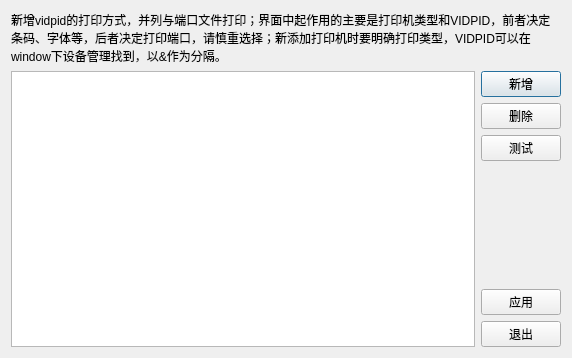
<?xml version="1.0" encoding="UTF-8"?>
<ui version="4.0">
 <class>labelprint_set_vidpid_dialog</class>
 <widget class="QDialog" name="labelprint_set_vidpid_dialog">
  <property name="geometry">
   <rect>
    <x>0</x>
    <y>0</y>
    <width>572</width>
    <height>358</height>
   </rect>
  </property>
  <property name="windowTitle">
   <string>Dialog</string>
  </property>
  <layout class="QVBoxLayout" name="verticalLayout_2">
   <item>
    <widget class="QLabel" name="label">
     <property name="text">
      <string>新增vidpid的打印方式，并列与端口文件打印；界面中起作用的主要是打印机类型和VIDPID，前者决定条码、字体等，后者决定打印端口，请慎重选择；新添加打印机时要明确打印类型，VIDPID可以在window下设备管理找到，以&amp;作为分隔。</string>
     </property>
     <property name="wordWrap">
      <bool>true</bool>
     </property>
    </widget>
   </item>
   <item>
    <layout class="QHBoxLayout" name="horizontalLayout_2">
     <item>
      <widget class="QTableView" name="tableView"/>
     </item>
     <item>
      <layout class="QVBoxLayout" name="verticalLayout">
       <item>
        <widget class="uinormal_button" name="pushButton_add">
         <property name="text">
          <string>新增</string>
         </property>
        </widget>
       </item>
       <item>
        <widget class="uinormal_button" name="pushButton_del">
         <property name="text">
          <string>删除</string>
         </property>
        </widget>
       </item>
       <item>
        <widget class="uinormal_button" name="pushButton_test">
         <property name="text">
          <string>测试</string>
         </property>
        </widget>
       </item>
       <item>
        <spacer name="verticalSpacer">
         <property name="orientation">
          <enum>Qt::Vertical</enum>
         </property>
         <property name="sizeHint" stdset="0">
          <size>
           <width>20</width>
           <height>40</height>
          </size>
         </property>
        </spacer>
       </item>
       <item>
        <widget class="uinormal_button" name="pushButton_app">
         <property name="text">
          <string>应用</string>
         </property>
        </widget>
       </item>
       <item>
        <widget class="uinormal_button" name="pushButton_exit">
         <property name="text">
          <string>退出</string>
         </property>
        </widget>
       </item>
      </layout>
     </item>
    </layout>
   </item>
  </layout>
 </widget>
 <customwidgets>
  <customwidget>
   <class>uinormal_button</class>
   <extends>QPushButton</extends>
   <header>uinormal_button.h</header>
  </customwidget>
 </customwidgets>
 <resources/>
 <connections/>
</ui>
